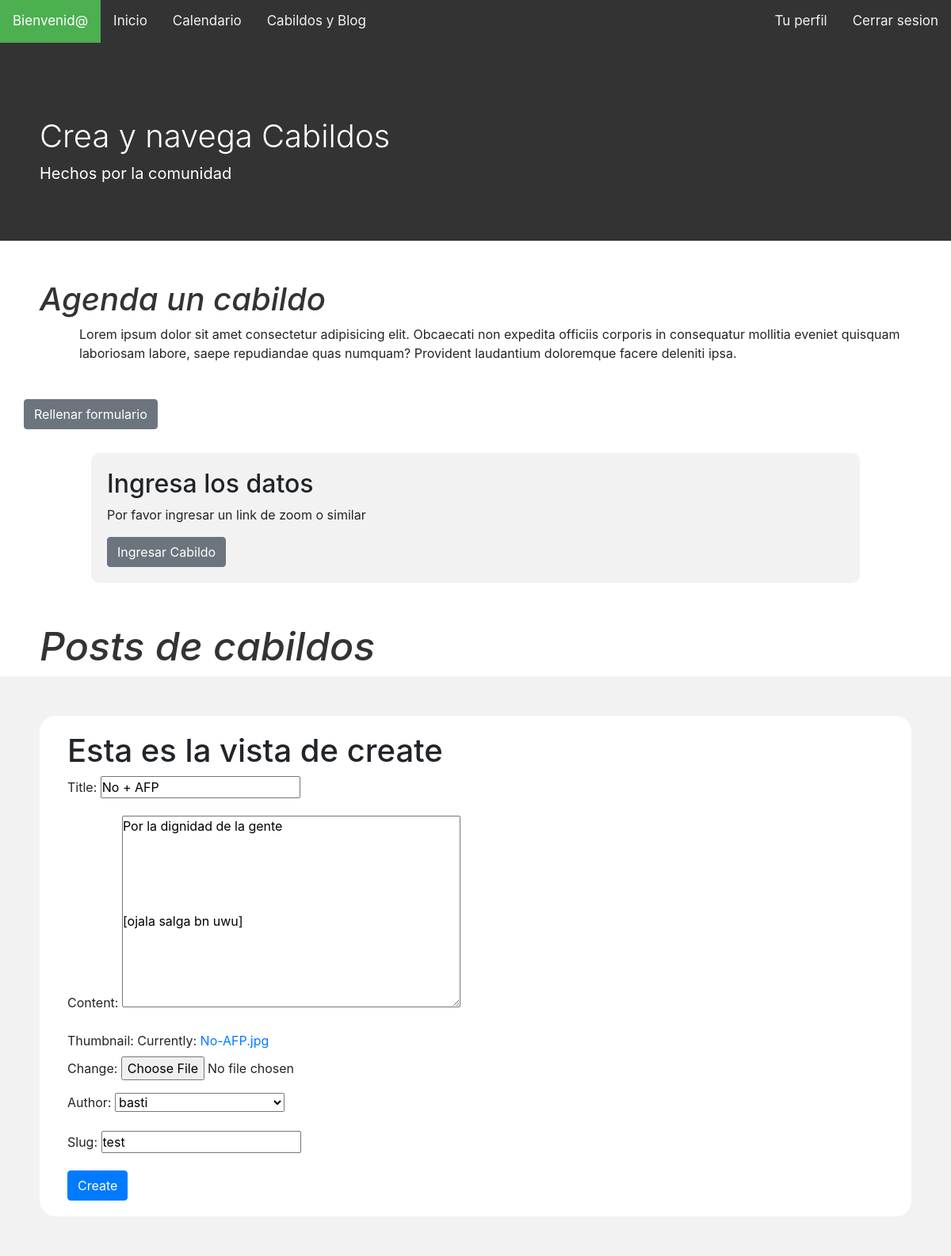
Screenshot of /test/update/ with the database file from the repository.
### posts/models.py (models this page shows, shortened)
class Post(models.Model):
    title = models.CharField(max_length=100)
    content = models.TextField()
    thumbnail = models.ImageField()
    publish_date = models.DateTimeField(auto_now_add=True)
    last_update = models.DateTimeField(auto_now = True)
    author = models.ForeignKey(User, on_delete=models.CASCADE)
    slug = models.SlugField(max_length=200,unique=True)

### posts/views.py (the view)
# urls.py: path('<slug>/update/', PostUpdateView.as_view(), name='update'),
class PostUpdateView(UpdateView):
    form_class = PostForm
    model = Post
    success_url = '/'
    def get_context_data(self, **kwargs):
        context = super().get_context_data(**kwargs)
        context.update({
            'view_type': 'create'
        })
        return context

### posts/forms.py
class PostForm(forms.ModelForm):
    class Meta:
        model = Post
        fields = ('__all__')

### posts/models.py (called while the page is built)
    def __str__(self):
        return str(self.username)

### templates/posts/post_form.html (shortened to what this page needs)
{% extends 'base.html' %}
{% block content %}
    <div class='container'>
        <h1>Esta es la vista de {{ view_type }}</h1>
         <form method='POST' enctype= 'multipart/form-data'>
            {{ form.as_p }}
            <button class = 'btn btn-primary' type= 'submit'>{{ view_type | title }}</button>
        </form>
    </div>
{% endblock content %}

### static/css/estilos.css (style rules this page uses)
* { margin: 0; padding: 0; box-sizing: border-box; }
body { font-family: 'open sans'; }
body { font-family: "Lato", sans-serif; }
body { margin-top:20px; }

### rows the page displays
Post: title "No + AFP", content "Por la dignidad de la gente [ojala salga bn uwu]", author "basti", slug "test"

### other values shown
{{ view_type }} "create"
{{ view_type | title }} "Create"
